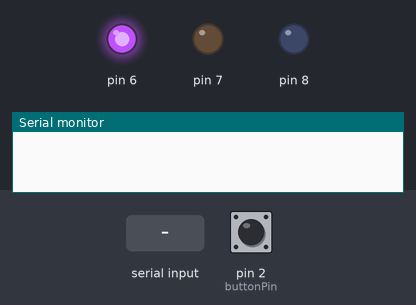
Simulated run of this sketch. Board: Arduino Uno, built with avr-gcc and run on an emulated ATmega328P. Shown: output pins drawn as LEDs (lit = HIGH), the last lines printed to the serial monitor. The test bench sets the inputs (shaded band); at power-on: pin 2 (buttonPin) HIGH.

Above: at 1.2 s.
1.3 s: pin 2 (buttonPin) pulled LOW for 0.15 s
At 2.5 s:
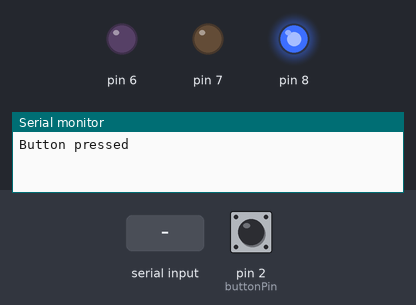
4.4 s: "2" received over Serial
At 5.8 s:
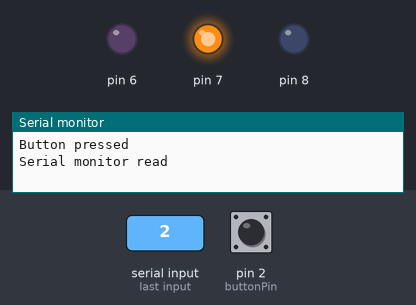
Timing chart, 0 to 10.5 s (numbered marks = the images above; inputs shaded):
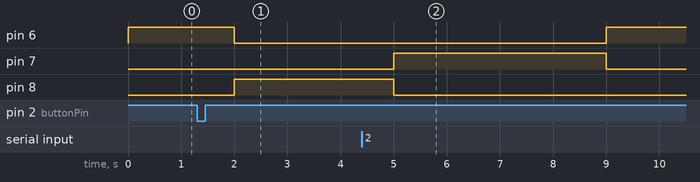

The sketch:

sketch.ino
```cpp
#include <avr/wdt.h>

volatile bool buttonFlag = false;
volatile bool wdtFlag = false;
volatile bool serialFlag = false;

volatile int counter = 0;
const int buttonPin = 2;
volatile int wdtCounter = 0;

void setup() {
  Serial.begin(9600);
  pinMode(buttonPin, INPUT_PULLUP);
  pinMode(8, OUTPUT);
  pinMode(7, OUTPUT);
  pinMode(6, OUTPUT);

  cli();  // Disable interrupts
  wdt_reset();
  MCUSR = 0;
  WDTCSR |= (1 << WDCE) | (1 << WDE);
  WDTCSR = (1 << WDIE) | (1 << WDP3) | (1 << WDP0);  // 8s interrupt mode
  sei();  // Enable interrupts

  attachInterrupt(digitalPinToInterrupt(buttonPin), handleButtonInterrupt, FALLING);
}

void loop() {
  // Priority 1: Button event
  if (buttonFlag) {
    buttonFlag = false;
    counter = 1;
    Serial.println("Button pressed");
  }

  // Priority 2: Watchdog timer
  else if (wdtFlag) {
    wdtFlag = false;
    wdtCounter = 0;
    counter = 0;
    Serial.println("Watchdog timer reset");
  }

  // Priority 3: Serial input
  else if (Serial.available() > 0) {
    char number = Serial.read();
    if (number == '2') {  // Use '==' not '='
      counter = 2;
      Serial.println("Serial monitor read");
    }
  }

  // LED logic
  switch (counter) {
    case 0:
      digitalWrite(6, HIGH);
      delay(1000);
      digitalWrite(6, LOW);
      digitalWrite(7, LOW);
      digitalWrite(8, LOW);
      break;
    case 1:
      digitalWrite(8, HIGH);
      delay(1000);
      digitalWrite(8, LOW);
      digitalWrite(7, LOW);
      digitalWrite(6, LOW);
      break;
    case 2:
      digitalWrite(7, HIGH);
      delay(1000);
      digitalWrite(8, LOW);
      digitalWrite(7, LOW);
      digitalWrite(6, LOW);
      break;
  }
}

// High priority interrupt
void handleButtonInterrupt() {
  buttonFlag = true;
}

// Medium priority: Watchdog ISR
ISR(WDT_vect) {
  wdtCounter++;
  if (wdtCounter >= 1) {
    wdtFlag = true;
  }
}
```

Measured:
- after the input at 1.3 s, pin 6: HIGH → LOW after 0.70 s; pin 8: LOW → HIGH after 0.70 s
- after the input at 4.4 s, pin 7: LOW → HIGH after 0.60 s, → LOW 4.0 s later; pin 8: HIGH → LOW after 0.60 s instead of 4.6 s
